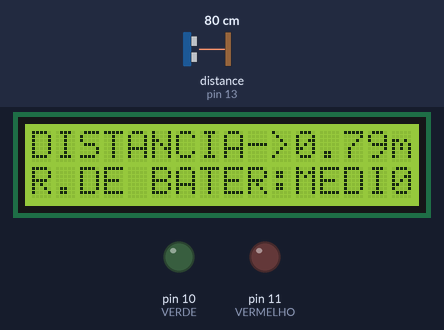
Simulated run of this sketch. Board: Arduino Uno, built with avr-gcc and run on an emulated ATmega328P. Shown: 16×2 character LCD, output pins drawn as LEDs (lit = HIGH). Wiring (inferred from the names in the program): ultrasonic range finder: trigger pin 12; echo pin 13. Inputs (shaded band) come from the test bench; at power-on: distance to the obstacle (sensor on pin 13) 80 cm. The echo pulse lasts 58.3 µs per cm; pins used as bus, display or sensor lines are not drawn.

Above: at 1.2 s.
1.3 s: distance to the obstacle (sensor on pin 13) set to 54 cm
At 1.9 s:
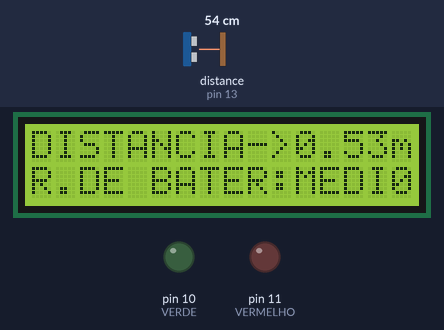
2.8 s: distance to the obstacle (sensor on pin 13) set to 45 cm
At 3.21 s:
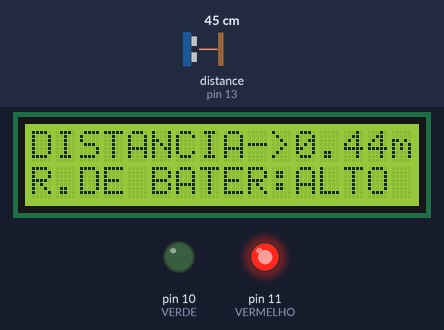
5.5 s: distance to the obstacle (sensor on pin 13) set to 198 cm
At 6.9 s:
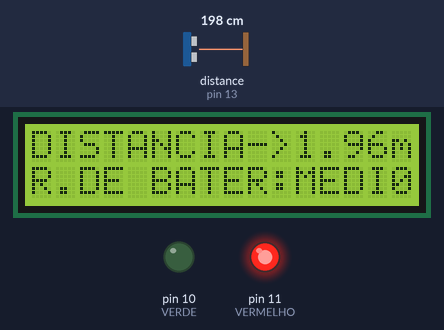
7.2 s: distance to the obstacle (sensor on pin 13) set to 208 cm
At 7.7 s:
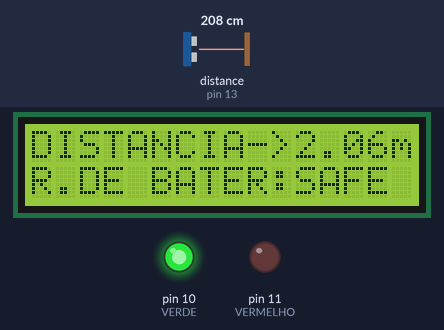
8.7 s: distance to the obstacle (sensor on pin 13) set to 60 cm
At 9.4 s:
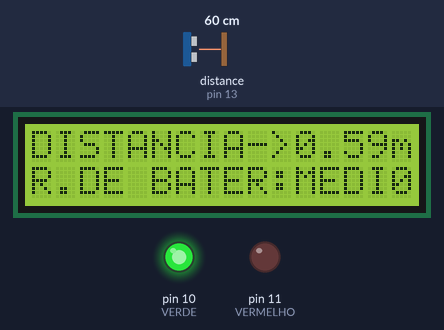
Timing chart, 0 to 11.2 s (numbered marks = the images above; inputs shaded):
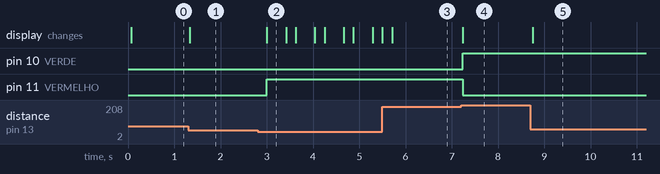

Measured:
- the behaviour switches between 51 and 50 cm on distance to the obstacle (sensor on pin 13) (found by bisection; images 1 and 2)
- the behaviour switches between 202 and 203 cm on distance to the obstacle (sensor on pin 13) (found by bisection; images 3 and 4)
- after the input at 1.3 s, the display: changes at once (image 1)
- after the input at 2.8 s, pin 11 (VERMELHO): LOW → HIGH after 0.20 s; the display: changes after 0.20 s (image 2)
- after the input at 5.5 s, the display: changes after 0.22 s (image 3)
- after the input at 7.2 s, pin 10 (VERDE): LOW → HIGH at once; pin 11 (VERMELHO): HIGH → LOW at once; the display: changes at once (image 4)
- after the input at 8.7 s, the display: changes after 0.05 s (image 5)

The sketch:

sensor_estacionamento.ino
```cpp
#include <LiquidCrystal.h>
#include <Ultrasonic.h>

#define VERMELHO 11
#define VERDE 10
#define GATILHO 12
#define ECHO 13

LiquidCrystal lcd(8, 9, 5, 4, 3, 2);

void setup()
{
  lcd.begin(16, 2);
  pinMode(GATILHO,OUTPUT);
  digitalWrite(GATILHO,LOW);
  delayMicroseconds(10);
  pinMode(ECHO,INPUT);
  pinMode(VERMELHO, OUTPUT);
  pinMode(VERDE, OUTPUT);
}

void loop()
{
  float tempo;
  float distancia_cm;
  digitalWrite(GATILHO, HIGH);
  delayMicroseconds(10);
  digitalWrite(GATILHO, LOW);
  tempo = pulseIn(ECHO, HIGH);

  distancia_cm = tempo / 29.4 / 2;

  lcd.setCursor(0, 0);
  lcd.print("DISTANCIA->");
  lcd.print(distancia_cm/100);
  lcd.print("m");
  lcd.setCursor(0, 1);
  lcd.print("R.DE BATER:");
  lcd.setCursor(11,1);
  if(distancia_cm <= 50){
    lcd.print("ALTO ");
    digitalWrite(VERMELHO, HIGH);
    digitalWrite(VERDE, LOW);
  }
  else if(distancia_cm > 50 && distancia_cm < 200)
    lcd.print("MEDI0 ");
  else if(distancia_cm > 200){
    lcd.print("SAFE ");
    digitalWrite(VERMELHO, LOW);
    digitalWrite(VERDE, HIGH);
  }
  delay(200);
}
```
